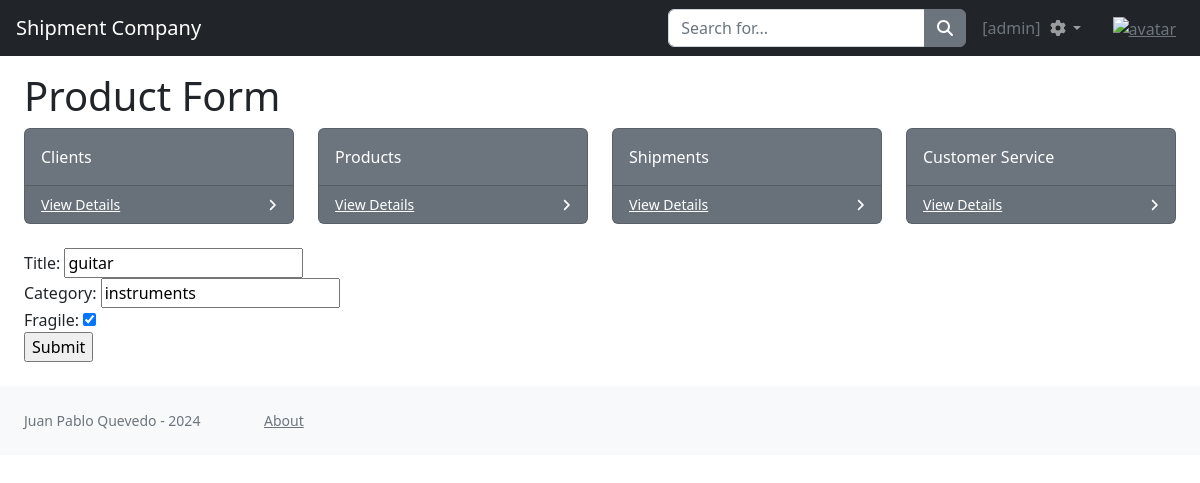
/product_update/1/ (signed in), run on an earlier commit of the app's database.
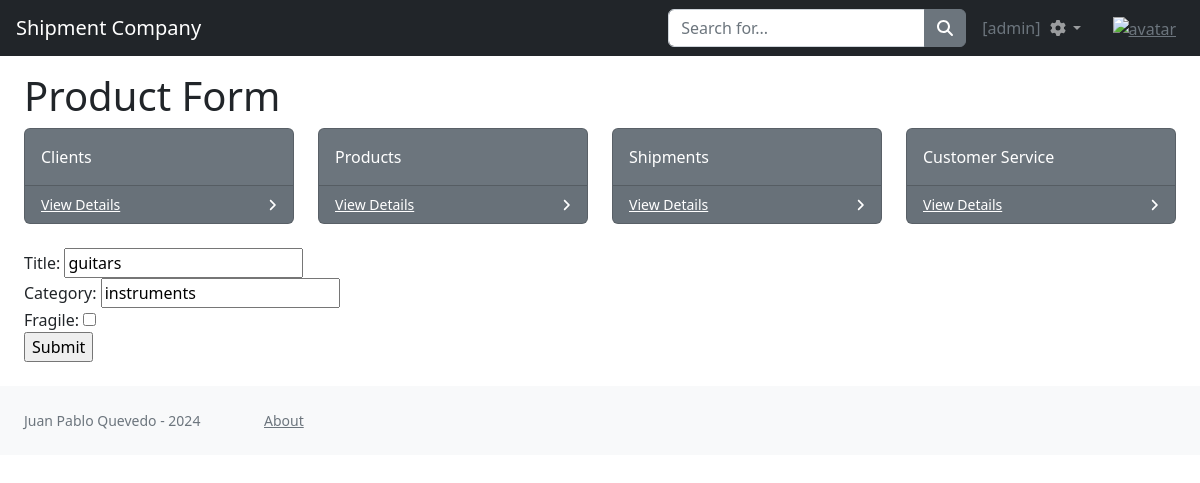
And on a later commit of the database.
### entities/models.py (models this page shows, shortened)
class Product(models.Model):
    title = models.CharField(max_length=15)
    category = models.CharField(max_length=15)
    fragile = models.BooleanField()
    class Meta:
        ordering = ["title"]

### entities/views.py (the view)
# urls.py: path('product_update/<product_id>/', productUpdate, name='productUpdate'),
@login_required
def productUpdate(request, product_id):
    product = Product.objects.get(id = product_id)
    if request.method == "POST":
        myForm = ProductForm(request.POST)
        if myForm.is_valid():
            product.title = myForm.cleaned_data.get("title")
            product.category = myForm.cleaned_data.get("category")
            product.fragile = myForm.cleaned_data.get("fragile")
            product.save()
            context = {"products": Product.objects.all()}
            return render(request, 'entities/products.html', context)
    else:
        myForm = ProductForm(initial = {"title": product.title, "category": product.category, "fragile": product.fragile})
    return render(request, "entities/productForm.html", {"form": myForm})

### entities/forms.py
class ProductForm(forms.Form):
    title = forms.CharField(max_length=15, required=True)
    category = forms.CharField(max_length=15, required=True)
    fragile = forms.BooleanField(required=False)

### entities/templates/entities/productForm.html (shortened to what this page needs)
{% extends 'entities/index.html' %}
{% load static %}
{% block title %}
    <div id="layoutSidenav_content">
        <main>
            <div class="container-fluid px-4">
                <h1 style="margin-top: 4.5rem">Product Form</h1>
                <div class="row">
                    <div class="col-xl-3 col-md-6">
                        <div class="card bg-secondary text-white mb-4">
                            <div class="card-body">Clients</div>
                            <div class="card-footer d-flex align-items-center justify-content-between">
                                <a class="small text-white stretched-link" href="{% url 'clients' %}">View Details</a>
                                <div class="small text-white"><i class="fas fa-angle-right"></i></div>
                            </div>
                        </div>
                    </div>
                    <div class="col-xl-3 col-md-6">
                        <div class="card bg-secondary text-white mb-4">
                            <div class="card-body">Products</div>
                            <div class="card-footer d-flex align-items-center justify-content-between">
                                <a class="small text-white stretched-link" href="{% url 'products' %}">View Details</a>
                                <div class="small text-white"><i class="fas fa-angle-right"></i></div>
                            </div>
                        </div>
                    </div>
                    <div class="col-xl-3 col-md-6">
                        <div class="card bg-secondary text-white mb-4">
                            <div class="card-body">Shipments</div>
                            <div class="card-footer d-flex align-items-center justify-content-between">
                                <a class="small text-white stretched-link" href="{% url 'shipments' %}">View Details</a>
                                <div class="small text-white"><i class="fas fa-angle-right"></i></div>
                            </div>
                        </div>
                    </div>
                    <div class="col-xl-3 col-md-6">
                        <div class="card bg-secondary text-white mb-4">
                            <div class="card-body">Customer Service</div>
                            <div class="card-footer d-flex align-items-center justify-content-between">
                                <a class="small text-white stretched-link" href="#">View Details</a>
                                <div class="small text-white"><i class="fas fa-angle-right"></i></div>
                            </div>
                        </div>
                    </div>
                </div>
            </div>
        </main>
    </div>
{% endblock title %}
{% block content %}
    <div class="mb-4">
        <form action="" method="post" style="margin-left: 1.5rem">
            <table>
                {{ form }}
            </table>
            <input type="submit" value="Submit">
        </form>
    </div>
{% endblock content %}

What changed in the data, as far as the page shows it:
changed Product "instruments": title "guitar" → "guitars"; fragile "☑" → "☐"
